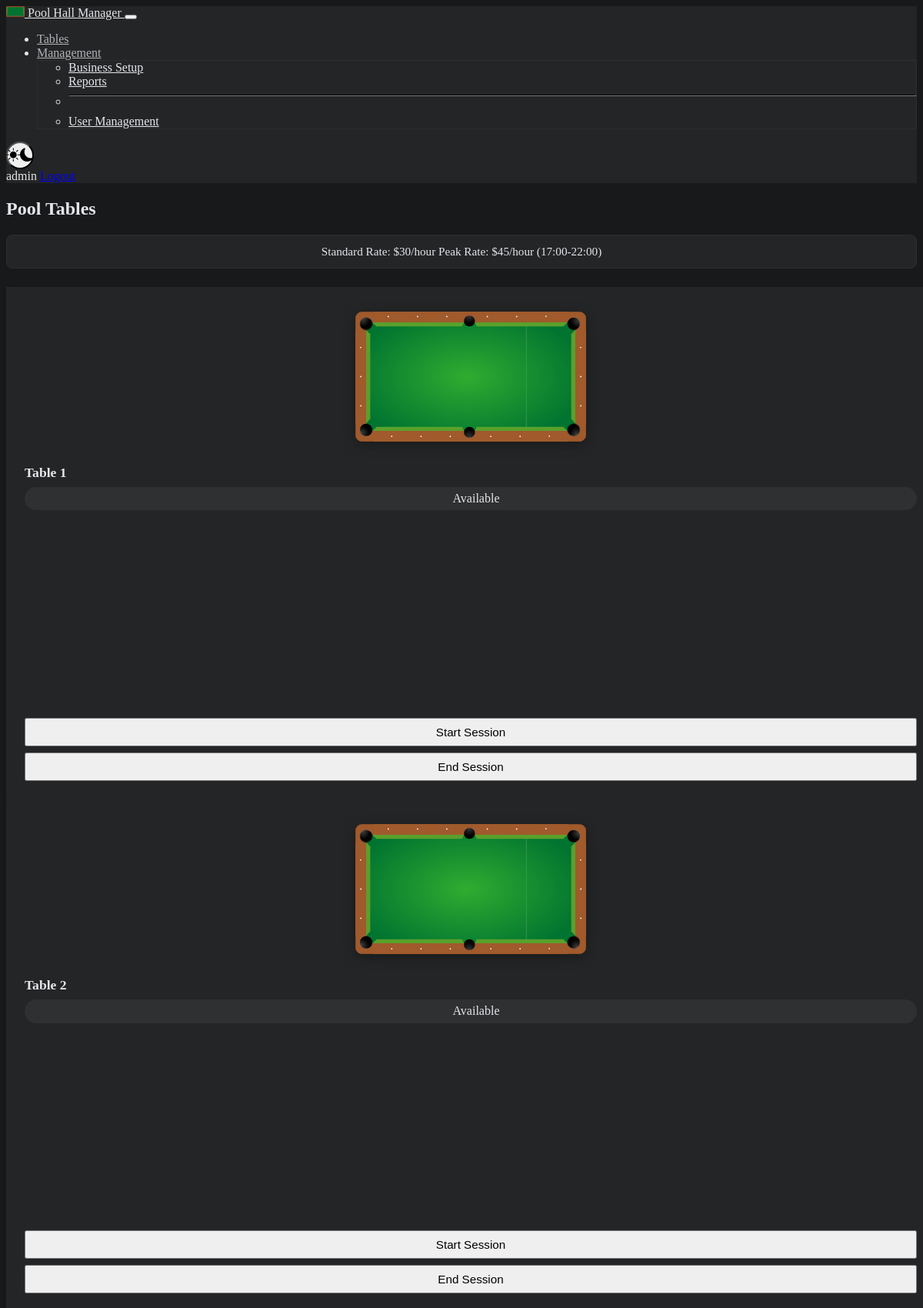
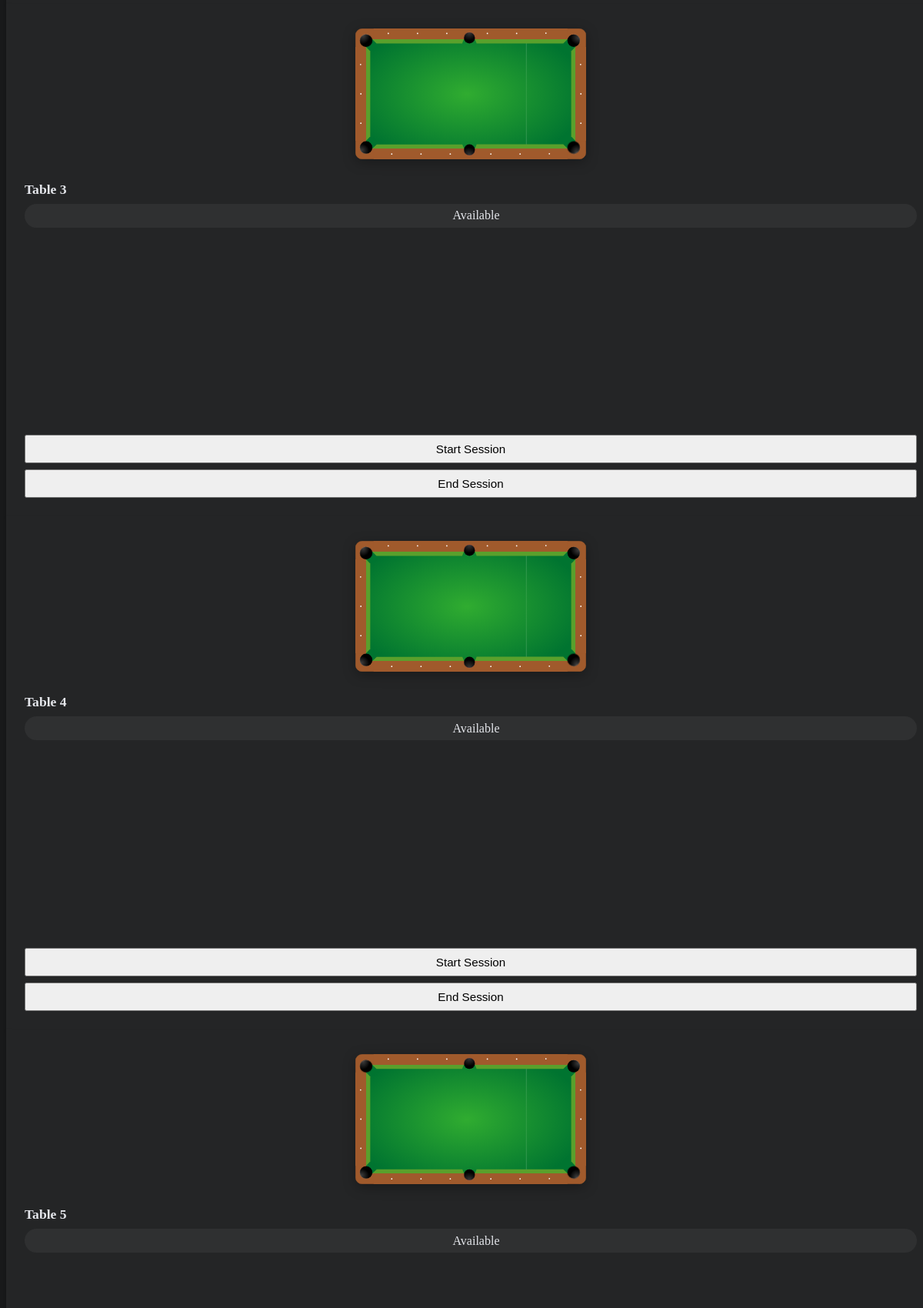
Screenshot of / (signed in, upper part) with the database file from the repository (2 pictures, top to bottom).
### models.py (models this page shows, shortened)
class BusinessConfig(db.Model):
    id = db.Column(db.Integer, primary_key=True)
    business_name = db.Column(db.String(100), nullable=False)
    num_tables = db.Column(db.Integer, default=4)
    standard_rate = db.Column(db.Float, default=30.0)
    peak_rate = db.Column(db.Float, default=45.0)
    peak_start_time = db.Column(db.Time, default=datetime.strptime('17:00', '%H:%M').time())
    peak_end_time = db.Column(db.Time, default=datetime.strptime('22:00', '%H:%M').time())
    minimum_minutes = db.Column(db.Integer, default=30)
    last_updated = db.Column(db.DateTime, default=datetime.utcnow)
    updated_by_id = db.Column(db.Integer, db.ForeignKey('user.id'))

class User(UserMixin, db.Model):
    id = db.Column(db.Integer, primary_key=True)
    username = db.Column(db.String(80), unique=True, nullable=False)
    email = db.Column(db.String(120), unique=True, nullable=False)
    password_hash = db.Column(db.String(256))
    is_admin = db.Column(db.Boolean, default=False)
    created_at = db.Column(db.DateTime, default=datetime.utcnow)

class PoolTable(db.Model):
    id = db.Column(db.Integer, primary_key=True)
    table_number = db.Column(db.Integer, unique=True, nullable=False)
    is_occupied = db.Column(db.Boolean, default=False)
    is_active = db.Column(db.Boolean, default=True)
    last_maintenance = db.Column(db.DateTime, nullable=True)
    sessions = db.relationship('TableSession', backref='table', lazy=True)

### app.py (the view)
@app.route('/')
@login_required
def index():
    tables = models.PoolTable.query.all()
    config = models.BusinessConfig.query.first()
    return render_template('index.html', tables=tables, config=config)

### app.py (called while the page is built)
@login_manager.user_loader
def load_user(user_id):
    return models.User.query.get(int(user_id))

@app.context_processor
def inject_business_config():
    config = models.BusinessConfig.query.first()
    return dict(business_config=config)

### templates/index.html (shortened to what this page needs)
{% extends "base.html" %}
{% block content %}
<div class="container-fluid px-4">
    <div class="row mb-4">
        <div class="col text-center">
            <h2 class="mb-3">Pool Tables</h2>
            <p class="rate-display">Standard Rate: $30/hour <span class="text-warning ms-2">Peak Rate: $45/hour (17:00-22:00)</span></p>
        </div>
    </div>
    <div class="row g-3" id="tables-grid">
        {% for table in tables %}
        <div class="col-12 col-sm-6 col-lg-4">
            <div class="card h-100" id="table-{{ table.id }}"
                 data-table-id="{{ table.id }}"
                 data-status="{{ 'occupied' if table.is_occupied else 'available' }}">
                <div class="card-body">
                    <div class="text-center mb-3">
                        <img src="/static/images/pool-table.svg" alt="Pool Table" class="table-icon">
                    </div>
                    <h5 class="card-title text-center mb-3">Table {{ table.table_number }}</h5>
                    <div class="table-status">
                        <span class="status-indicator"></span>
                        <span class="status-text fw-bold">{{ 'Occupied' if table.is_occupied else 'Available' }}</span>
                    </div>
                    <div class="table-controls mt-3">
                        <button class="btn btn-success btn-start w-100 mb-2">Start Session</button>
                        <button class="btn btn-danger btn-stop w-100 d-none">End Session</button>
                    </div>
                </div>
            </div>
        </div>
        {% endfor %}
    </div>
</div>
{% endblock %}

### templates/base.html (shortened to what this page needs)
<!DOCTYPE html>
<html lang="en" data-bs-theme="dark">
<head>
    <link rel="stylesheet" href="https://cdn.replit.com/agent/bootstrap-agent-dark-theme.min.css">
    <link rel="stylesheet" href="/static/css/custom.css">
    <link rel="stylesheet" href="https://cdn.jsdelivr.net/npm/bootstrap-icons@1.11.1/font/bootstrap-icons.css">
</head>
<body>
    <nav class="navbar navbar-expand-lg bg-body-tertiary">
        <div class="container">
            <a class="navbar-brand" href="/">
                {{ business_config.business_name if business_config else 'Pool Hall' }} Manager
            </a>
            <button class="navbar-toggler" type="button" data-bs-toggle="collapse" data-bs-target="#navbarContent">
            </button>
            <div class="collapse navbar-collapse" id="navbarContent">
                {% if current_user.is_authenticated %}
                    <ul class="navbar-nav me-auto mb-2 mb-lg-0">
                        <li class="nav-item">
                            <a class="nav-link" href="/">Tables</a>
                        </li>
                        {% if current_user.is_admin %}
                        <li class="nav-item dropdown">
                            <a class="nav-link dropdown-toggle" href="#" role="button" data-bs-toggle="dropdown">
                                Management
                            </a>
                            <ul class="dropdown-menu">
                                <li><a class="dropdown-item" href="/setup">Business Setup</a></li>
                                <li><a class="dropdown-item" href="/daily-report">Reports</a></li>
                                <li><hr class="dropdown-divider"></li>
                                <li><a class="dropdown-item" href="#">User Management</a></li>
                            </ul>
                        </li>
                        {% endif %}
                    </ul>
                    <div class="d-flex align-items-center">
                        <button class="btn btn-outline-secondary me-3" id="themeToggle">
                            <i class="bi bi-sun-fill theme-icon-light d-none"></i>
                            <i class="bi bi-moon-fill theme-icon-dark"></i>
                        </button>
                        <span class="navbar-text me-3 text-primary">{{ current_user.username }}</span>
                        <a href="/logout" class="btn btn-outline-primary">Logout</a>
                    </div>
                {% endif %}
            </div>
        </div>
    </nav>
    <div class="container mt-4">
        {% block content %}{% endblock %}
    </div>
</body>
</html>

### static/css/custom.css (style rules this page uses)
:root[data-bs-theme=dark] { --body-bg: #18191a; --card-bg: #242526; --nav-bg: #242526; --border-color: #2d2e2f; --text-color: #e4e6eb; --text-secondary: #b0b3b8; --input-bg: #3a3b3c; --input-color: #e4e6eb; --link-color: #4993dd; --link-hover: #64a6e8; --card-shadow: 0 2px 4px rgba(0,0,0,0.2); --card-hover-shadow: 0 4px 6px rgba(0,0,0,0.3); }
.navbar-brand { color: var(--text-color) !important; }
.nav-link { color: var(--text-secondary) !important; }
.dropdown-menu { background-color: var(--card-bg); border-color: var(--border-color); }
.dropdown-item { color: var(--text-color); }
.card { transition: all 0.3s ease-in-out; position: relative; background-color: var(--card-bg); border-color: var(--border-color); box-shadow: var(--card-shadow); padding: 0.75rem; width: 100%; }
.table-icon { width: 95%; height: auto; max-width: 300px; transition: transform 0.3s ease; filter: drop-shadow(0 4px 8px rgba(0, 0, 0, 0.3)); margin: 0.5rem auto; display: block; }
.status-indicator { display: inline-block; width: 8px; height: 8px; border-radius: 50%; margin-right: 6px; position: relative; opacity: 0.8; }
[data-status="available"] .status-indicator { background-color: var(--bs-success); box-shadow: 0 0 4px var(--bs-success); }
.table-status { display: flex; align-items: center; justify-content: center; margin: 0.5rem 0; padding: 0.4rem; border-radius: 16px; background-color: rgba(0,0,0,0.05); color: var(--text-color); }
[data-bs-theme="dark"] .table-status { background-color: rgba(255,255,255,0.05); }
.table-controls { display: flex; flex-direction: column; gap: 0.5rem; margin-top: 0.75rem; }
.table-controls .btn { padding: 0.5rem; font-size: 0.95rem; }
.rate-display { text-align: center; padding: 0.75rem; color: var(--text-color); background-color: var(--card-bg); border: 1px solid var(--border-color); border-radius: 8px; margin-bottom: 1.5rem; font-size: 0.95rem; }
#themeToggle { padding: 0.4rem; border-radius: 50%; width: 36px; height: 36px; display: flex; align-items: center; justify-content: center; }
#themeToggle i { font-size: 1.1rem; }
body { background-color: var(--body-bg); color: var(--text-color); }
.navbar { background-color: var(--nav-bg) !important; }
.dropdown-menu { background-color: var(--card-bg); border: 1px solid var(--border-color); }
.dropdown-divider { border-color: var(--border-color); }
.card { background-color: var(--card-bg); border-color: var(--border-color); }
.card-body { color: var(--text-color); }
.card-title { color: var(--text-color); }
#tables-grid .card { max-width: none; margin: 0; }
#tables-grid { --bs-gutter-x: 1rem; --bs-gutter-y: 1rem; }
.card-body { padding: 0.75rem; }
.table-status { margin: 0.5rem 0; padding: 0.4rem; }
.card-title { font-size: 1.1rem; margin-bottom: 0.5rem; }
.container-fluid { max-width: 1400px; margin: 0 auto; }

### rows the page displays
BusinessConfig: business_name "Pool Hall"
User: username "admin"
PoolTable: table_number "1", is_occupied "Available"
PoolTable: table_number "2", is_occupied "Available"
PoolTable: table_number "3", is_occupied "Available"
PoolTable: table_number "4", is_occupied "Available"
PoolTable: table_number "5", is_occupied "Available"
